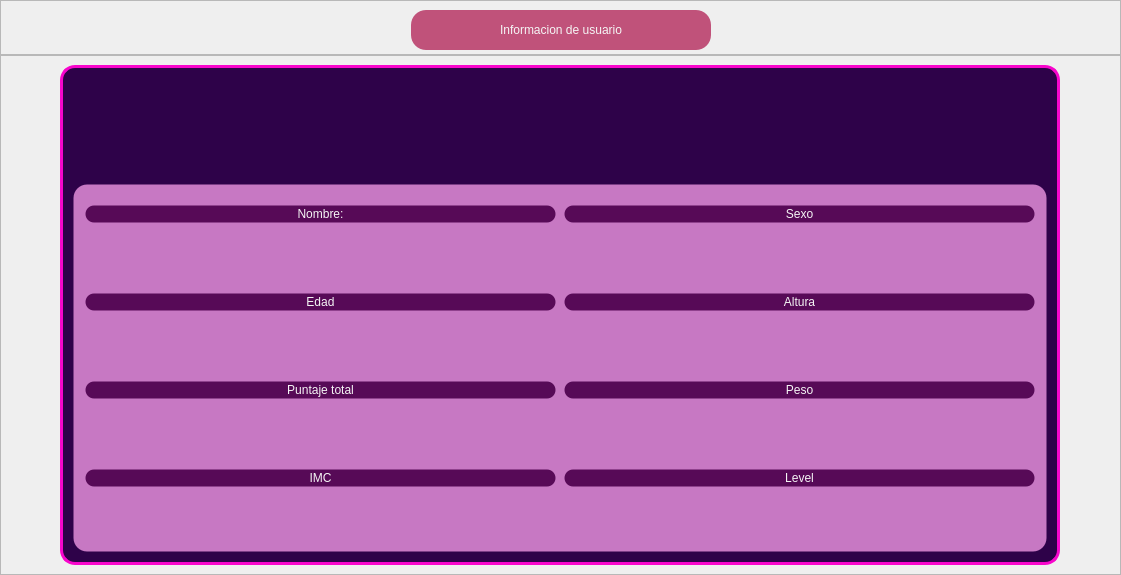
               <widget class="QWidget" name="pagina_cinco">
                <layout class="QVBoxLayout" name="verticalLayout_17">
                 <property name="spacing">
                  <number>0</number>
                 </property>
                 <property name="leftMargin">
                  <number>0</number>
                 </property>
                 <property name="topMargin">
                  <number>0</number>
                 </property>
                 <property name="rightMargin">
                  <number>0</number>
                 </property>
                 <property name="bottomMargin">
                  <number>0</number>
                 </property>
                 <item>
                  <widget class="QFrame" name="frame_titulo_deafios_3">
                   <property name="maximumSize">
                    <size>
                     <width>16777215</width>
                     <height>55</height>
                    </size>
                   </property>
                   <property name="frameShape">
                    <enum>QFrame::StyledPanel</enum>
                   </property>
                   <property name="frameShadow">
                    <enum>QFrame::Raised</enum>
                   </property>
                   <layout class="QHBoxLayout" name="horizontalLayout_11">
                    <item>
                     <spacer name="horizontalSpacer_9">
                      <property name="orientation">
                       <enum>Qt::Horizontal</enum>
                      </property>
                      <property name="sizeHint" stdset="0">
                       <size>
                        <width>99</width>
                        <height>20</height>
                       </size>
                      </property>
                     </spacer>
                    </item>
                    <item>
                     <widget class="QLabel" name="label_28">
                      <property name="minimumSize">
                       <size>
                        <width>300</width>
                        <height>40</height>
                       </size>
                      </property>
                      <property name="maximumSize">
                       <size>
                        <width>16777215</width>
                        <height>16777215</height>
                       </size>
                      </property>
                      <property name="styleSheet">
                       <string notr="true">QLabel{
	background-color:#c0527a;
	font: 87 16pt &quot;Arial Black&quot;;
	color: whitesmoke;
	border-radius: 15px;
}

QLabel:hover{
	background-color: rgb(0, 0, 0);
	color: #c0527a;
	font: 87 16pt &quot;Arial Black&quot;;
	border-radius: 15px;
}



</string>
                      </property>
                      <property name="text">
                       <string>Informacion de usuario</string>
                      </property>
                      <property name="alignment">
                       <set>Qt::AlignCenter</set>
                      </property>
                      <property name="wordWrap">
                       <bool>false</bool>
                      </property>
                      <property name="margin">
                       <number>0</number>
                      </property>
                     </widget>
                    </item>
                    <item>
                     <spacer name="horizontalSpacer_18">
                      <property name="orientation">
                       <enum>Qt::Horizontal</enum>
                      </property>
                      <property name="sizeHint" stdset="0">
                       <size>
                        <width>99</width>
                        <height>20</height>
                       </size>
                      </property>
                     </spacer>
                    </item>
                   </layout>
                  </widget>
                 </item>
                 <item>
                  <widget class="QFrame" name="frame_16">
                   <property name="frameShape">
                    <enum>QFrame::StyledPanel</enum>
                   </property>
                   <property name="frameShadow">
                    <enum>QFrame::Raised</enum>
                   </property>
                   <layout class="QHBoxLayout" name="horizontalLayout_12">
                    <item>
                     <spacer name="horizontalSpacer_13">
                      <property name="orientation">
                       <enum>Qt::Horizontal</enum>
                      </property>
                      <property name="sizeHint" stdset="0">
                       <size>
                        <width>50</width>
                        <height>20</height>
                       </size>
                      </property>
                     </spacer>
                    </item>
                    <item>
                     <widget class="QFrame" name="frame_11">
                      <property name="minimumSize">
                       <size>
                        <width>1000</width>
                        <height>500</height>
                       </size>
                      </property>
                      <property name="styleSheet">
                       <string notr="true">QFrame{
	font: 75 12pt &quot;Verdana&quot;;
	color: whitesmoke;
	
	
	background-color: #2E0249;
	border: 3px solid #F806CC;
	border-radius: 15px;
}
</string>
                      </property>
                      <property name="frameShape">
                       <enum>QFrame::StyledPanel</enum>
                      </property>
                      <property name="frameShadow">
                       <enum>QFrame::Raised</enum>
                      </property>
                      <layout class="QVBoxLayout" name="verticalLayout_13">
                       <item alignment="Qt::AlignHCenter">
                        <widget class="QLabel" name="label_22">
                         <property name="minimumSize">
                          <size>
                           <width>100</width>
                           <height>100</height>
                          </size>
                         </property>
                         <property name="maximumSize">
                          <size>
                           <width>100</width>
                           <height>100</height>
                          </size>
                         </property>
                         <property name="cursor">
                          <cursorShape>ArrowCursor</cursorShape>
                         </property>
                         <property name="styleSheet">
                          <string notr="true">image: url(:/iconos/user.png);
border-color: rgb(255, 255, 255, 0);</string>
                         </property>
                         <property name="text">
                          <string/>
                         </property>
                         <property name="alignment">
                          <set>Qt::AlignCenter</set>
                         </property>
                         <property name="wordWrap">
                          <bool>false</bool>
                         </property>
                         <property name="margin">
                          <number>0</number>
                         </property>
                        </widget>
                       </item>
                       <item>
                        <widget class="QFrame" name="frame_9">
                         <property name="styleSheet">
                          <string notr="true">background-color: #c778c3;
border: 3px solid rgb(187, 96, 111, 0);
font: 87 16pt &quot;Arial Black&quot;;
	color: whitesmoke;</string>
                         </property>
                         <property name="frameShape">
                          <enum>QFrame::StyledPanel</enum>
                         </property>
                         <property name="frameShadow">
                          <enum>QFrame::Raised</enum>
                         </property>
                         <layout class="QGridLayout" name="gridLayout_2">
                          <item row="5" column="0" alignment="Qt::AlignVCenter">
                           <widget class="QLabel" name="label_8">
                            <property name="styleSheet">
                             <string notr="true">background-color:#570A57;
border-radius: 10px;</string>
                            </property>
                            <property name="text">
                             <string>Puntaje total</string>
                            </property>
                            <property name="alignment">
                             <set>Qt::AlignCenter</set>
                            </property>
                           </widget>
                          </item>
                          <item row="7" column="1" alignment="Qt::AlignVCenter">
                           <widget class="QLabel" name="label_14">
                            <property name="styleSheet">
                             <string notr="true">background-color:#570A57;
border-radius: 10px;</string>
                            </property>
                            <property name="text">
                             <string>Level</string>
                            </property>
                            <property name="alignment">
                             <set>Qt::AlignCenter</set>
                            </property>
                           </widget>
                          </item>
                          <item row="9" column="0" alignment="Qt::AlignHCenter">
                           <widget class="QLabel" name="IMC_label_pag5">
                            <property name="text">
                             <string/>
                            </property>
                           </widget>
                          </item>
                          <item row="6" column="1" alignment="Qt::AlignHCenter">
                           <widget class="QLabel" name="Peso_label_pag5">
                            <property name="text">
                             <string/>
                            </property>
                           </widget>
                          </item>
                          <item row="4" column="0" alignment="Qt::AlignHCenter">
                           <widget class="QLabel" name="Edad_label_pag5">
                            <property name="text">
                             <string/>
                            </property>
                           </widget>
                          </item>
                          <item row="2" column="0" alignment="Qt::AlignVCenter">
                           <widget class="QLabel" name="label_7">
                            <property name="styleSheet">
                             <string notr="true">background-color:#570A57;
border-radius: 10px;</string>
                            </property>
                            <property name="text">
                             <string>Edad</string>
                            </property>
                            <property name="alignment">
                             <set>Qt::AlignCenter</set>
                            </property>
                           </widget>
                          </item>
                          <item row="7" column="0" alignment="Qt::AlignVCenter">
                           <widget class="QLabel" name="label_30">
                            <property name="styleSheet">
                             <string notr="true">background-color:#570A57;
border-radius: 10px;</string>
                            </property>
                            <property name="text">
                             <string>IMC</string>
                            </property>
                            <property name="alignment">
                             <set>Qt::AlignCenter</set>
                            </property>
                           </widget>
                          </item>
                          <item row="1" column="0" alignment="Qt::AlignHCenter">
                           <widget class="QLabel" name="Nombre_label_pag5">
                            <property name="text">
                             <string/>
                            </property>
                           </widget>
                          </item>
                          <item row="6" column="0" alignment="Qt::AlignHCenter">
                           <widget class="QLabel" name="Puntaje_label_pag5">
                            <property name="text">
                             <string/>
                            </property>
                           </widget>
                          </item>
                          <item row="1" column="1" alignment="Qt::AlignHCenter">
                           <widget class="QLabel" name="Sexo_label_pag5">
                            <property name="minimumSize">
                             <size>
                              <width>0</width>
                              <height>0</height>
                             </size>
                            </property>
                            <property name="text">
                             <string/>
                            </property>
                           </widget>
                          </item>
                          <item row="2" column="1" alignment="Qt::AlignVCenter">
                           <widget class="QLabel" name="label_29">
                            <property name="styleSheet">
                             <string notr="true">background-color:#570A57;
border-radius: 10px;</string>
                            </property>
                            <property name="text">
                             <string>Altura</string>
                            </property>
                            <property name="alignment">
                             <set>Qt::AlignCenter</set>
                            </property>
                           </widget>
                          </item>
                          <item row="4" column="1" alignment="Qt::AlignHCenter">
                           <widget class="QLabel" name="Altura_label_pag5">
                            <property name="text">
                             <string/>
                            </property>
                           </widget>
                          </item>
                          <item row="5" column="1" alignment="Qt::AlignVCenter">
                           <widget class="QLabel" name="label_31">
                            <property name="styleSheet">
                             <string notr="true">background-color:#570A57;
border-radius: 10px;</string>
                            </property>
                            <property name="text">
                             <string>Peso</string>
                            </property>
                            <property name="alignment">
                             <set>Qt::AlignCenter</set>
                            </property>
                           </widget>
                          </item>
                          <item row="0" column="0" alignment="Qt::AlignVCenter">
                           <widget class="QLabel" name="label_5">
                            <property name="styleSheet">
                             <string notr="true">background-color:#570A57;
border-radius: 10px;</string>
                            </property>
                            <property name="text">
                             <string>Nombre:</string>
                            </property>
                            <property name="alignment">
                             <set>Qt::AlignCenter</set>
                            </property>
                           </widget>
                          </item>
                          <item row="0" column="1" alignment="Qt::AlignVCenter">
                           <widget class="QLabel" name="label_11">
                            <property name="styleSheet">
                             <string notr="true">background-color:#570A57;
border-radius: 10px;</string>
                            </property>
                            <property name="text">
                             <string>Sexo</string>
                            </property>
                            <property name="alignment">
                             <set>Qt::AlignCenter</set>
                            </property>
                           </widget>
                          </item>
                          <item row="9" column="1" alignment="Qt::AlignHCenter">
                           <widget class="QLabel" name="Level_label_pag5">
                            <property name="text">
                             <string/>
                            </property>
                           </widget>
                          </item>
                         </layout>
                        </widget>
                       </item>
                      </layout>
                     </widget>
                    </item>
                    <item>
                     <spacer name="horizontalSpacer_11">
                      <property name="orientation">
                       <enum>Qt::Horizontal</enum>
                      </property>
                      <property name="sizeHint" stdset="0">
                       <size>
                        <width>51</width>
                        <height>20</height>
                       </size>
                      </property>
                     </spacer>
                    </item>
                   </layout>
                  </widget>
                 </item>
                </layout>
               </widget>
